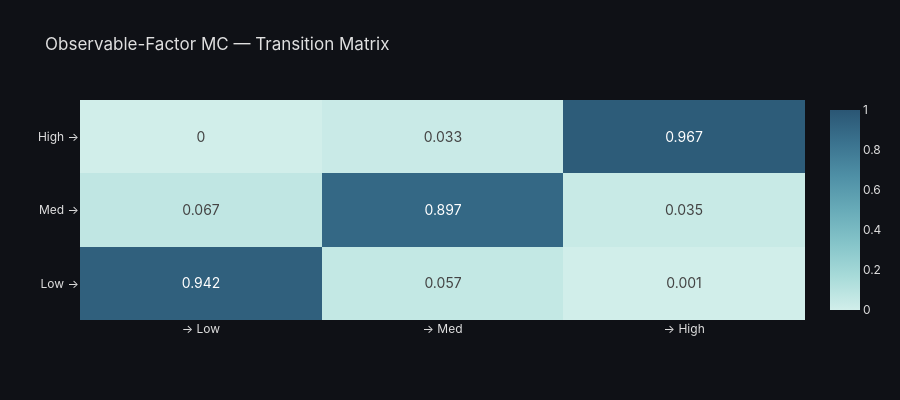

The code cell stored with this chart in its notebook:
### Markdown cell above
## 2. Observable-Factor Markov Chain Baseline

Before HMMs, we build the simpler **observable-factor Markov chain** from §2 of the reference PDF.

**Regime definition via quantile bucketing** (Eq. 10–12):
$$\mathcal{R}_{\text{Low}}  = \{t : \hat{\sigma}_t \leq Q_{0.33}\}$$
$$\mathcal{R}_{\text{Med}}  = \{t : Q_{0.33} < \hat{\sigma}_t \leq Q_{0.66}\}$$
$$\mathcal{R}_{\text{High}} = \{t : \hat{\sigma}_t > Q_{0.66}\}$$

**MLE transition matrix** (Eq. 13):
$$\hat{a}_{ij} = \frac{n_{ij}}{\sum_k n_{ik}}$$

### Code cell
from utils.data_utils import empirical_transition_matrix

# Observable labels already in df (from prepare_ticker_data)
vol_labels = df_train["VolRegime"].values
A_obs, states = empirical_transition_matrix(vol_labels, ["Low","Med","High"])

print("MLE Transition Matrix (Observable-Factor Markov Chain):")
print(pd.DataFrame(A_obs, index=states, columns=states).round(4))

fig = plot_transition_matrix(A_obs, state_names=states, 
                              title="Observable-Factor MC : Transition Matrix")
fig.show()

### Figure 1 — Plotly figure (JSON) as saved in the notebook; plotly's stock layout.template omitted (floating-point values rounded to 4 significant figures)
{"data": [{"colorscale": [[0, "rgb(209, 238, 234)"], [0.1667, "rgb(168, 219, 217)"], [0.3333, "rgb(133, 196, 201)"], [0.5, "rgb(104, 171, 184)"], [0.6667, "rgb(79, 144, 166)"], [0.8333, "rgb(59, 115, 143)"], [1, "rgb(42, 86, 116)"]], "hovertemplate": "From %{y}<br>To %{x}<br>Prob: %{z:.4f}<extra></extra>", "text": [[0.942, 0.057, 0.001], [0.067, 0.897, 0.035], [0.0, 0.033, 0.967]], "textfont": {"size": 14}, "texttemplate": "%{text}", "type": "heatmap", "x": ["→ Low", "→ Med", "→ High"], "y": ["Low →", "Med →", "High →"], "z": [[0.9421, 0.05659, 0.001332], [0.0674, 0.8973, 0.03527], [0.0, 0.03262, 0.9674]], "zmax": 1, "zmin": 0}], "layout": {"font": {"color": "#e0e0e0", "family": "Inter, Arial, sans-serif"}, "height": 400, "legend": {"bgcolor": "rgba(30,30,40,0.8)", "bordercolor": "rgba(80,80,80,0.5)", "borderwidth": 1}, "paper_bgcolor": "rgba(15,17,22,1)", "plot_bgcolor": "rgba(15,17,22,1)", "title": {"text": "Observable-Factor MC — Transition Matrix"}, "xaxis": {"gridcolor": "rgba(80,80,80,0.3)", "showgrid": true, "zeroline": false}, "yaxis": {"gridcolor": "rgba(80,80,80,0.3)", "showgrid": true, "zeroline": false}}}
